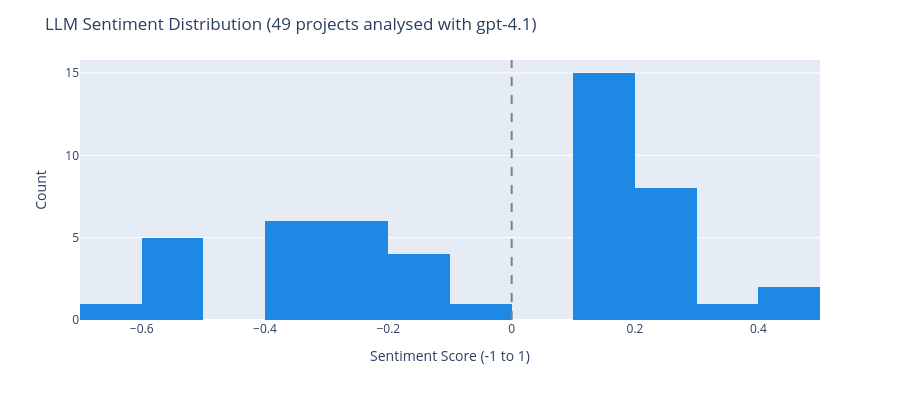

The notebook cell this image was saved under:
### Markdown cell above
## 6. Sentiment Score Distribution

Shows how LLM sentiment is distributed across the projects that were analysed in
notebook 04. When all 640 projects have been scored, this distribution helps
validate whether the LLM is producing meaningful signal (spread between −1 and +1)
vs collapsing to neutral (all 0.0 from the default).

### Code cell
llm_analysed = df[df['sentiment_score'] != 0.0].copy()
n_analysed = len(llm_analysed)

if n_analysed == 0:
    print('No LLM sentiment scores available (all 0.0 default).')
    print('Run notebook 04 on all 640 projects to populate real sentiment values.')
else:
    print(f'Showing sentiment distribution for {n_analysed} LLM-analysed projects')
    print(f'(Remaining {len(df) - n_analysed} projects defaulted to 0.0 and excluded from histogram)\n')

    # We plot only the LLM-analysed projects so the histogram reflects real signal,
    # not the 630 neutral defaults which would collapse every other bin to zero.
    fig_sent = RiskCharts.sentiment_distribution(llm_analysed)
    fig_sent.update_layout(
        title=f'LLM Sentiment Distribution ({n_analysed} projects analysed with gpt-4.1)'
    )
    fig_sent.show()

    out = REPORTS_DIR / 'sentiment_distribution.html'
    fig_sent.write_html(str(out))
    print(f'Saved → {out}')
    print(f'\nSentiment range : [{llm_analysed["sentiment_score"].min():.2f}, {llm_analysed["sentiment_score"].max():.2f}]')
    print(f'Mean sentiment  : {llm_analysed["sentiment_score"].mean():.2f}  '
          f'(negative = risk-flagging language; positive = progress language)')
    print(f'\nPer-project scores:')
    for _, row in llm_analysed.sort_values('sentiment_score').iterrows():
        label = '▼ negative' if row['sentiment_score'] < 0 else '▲ positive'
        print(f'  {row["project_name"]:<30} {row["sentiment_score"]:+.2f}  {label}')

### Figure 1 — Plotly figure (JSON) as saved in the notebook; plotly's stock layout.template omitted (floating-point values rounded to 4 significant figures)
{"data": [{"bingroup": "x", "hovertemplate": "sentiment_score=%{x}<br>count=%{y}<extra></extra>", "legendgroup": "", "marker": {"color": "#1E88E5", "pattern": {"shape": ""}}, "name": "", "nbinsx": 20, "orientation": "v", "showlegend": false, "type": "histogram", "x": [0.15, 0.1, 0.15, 0.1, -0.6, -0.35, 0.1, 0.2, 0.2, 0.4, 0.3, -0.4, -0.25, 0.2, -0.6, -0.2, 0.1, 0.1, 0.2, 0.1, -0.2, 0.4, -0.6, 0.1, -0.6, 0.1, -0.25, -0.1, 0.15, -0.35, 0.2, -0.4, -0.35, 0.15, -0.3, -0.3, -0.25, -0.6, -0.7, 0.25, 0.25, 0.1, -0.35, -0.15, 0.2, -0.2, 0.1, 0.15, -0.3], "xaxis": "x", "yaxis": "y"}], "layout": {"barmode": "relative", "height": 400, "legend": {"tracegroupgap": 0}, "margin": {"t": 60}, "shapes": [{"line": {"color": "gray", "dash": "dash"}, "type": "line", "x0": 0, "x1": 0, "xref": "x", "y0": 0, "y1": 1, "yref": "y domain"}], "title": {"text": "LLM Sentiment Distribution (49 projects analysed with gpt-4.1)"}, "xaxis": {"anchor": "y", "domain": [0, 1], "title": {"text": "Sentiment Score (-1 to 1)"}}, "yaxis": {"anchor": "x", "domain": [0, 1], "title": {"text": "Count"}}}}
